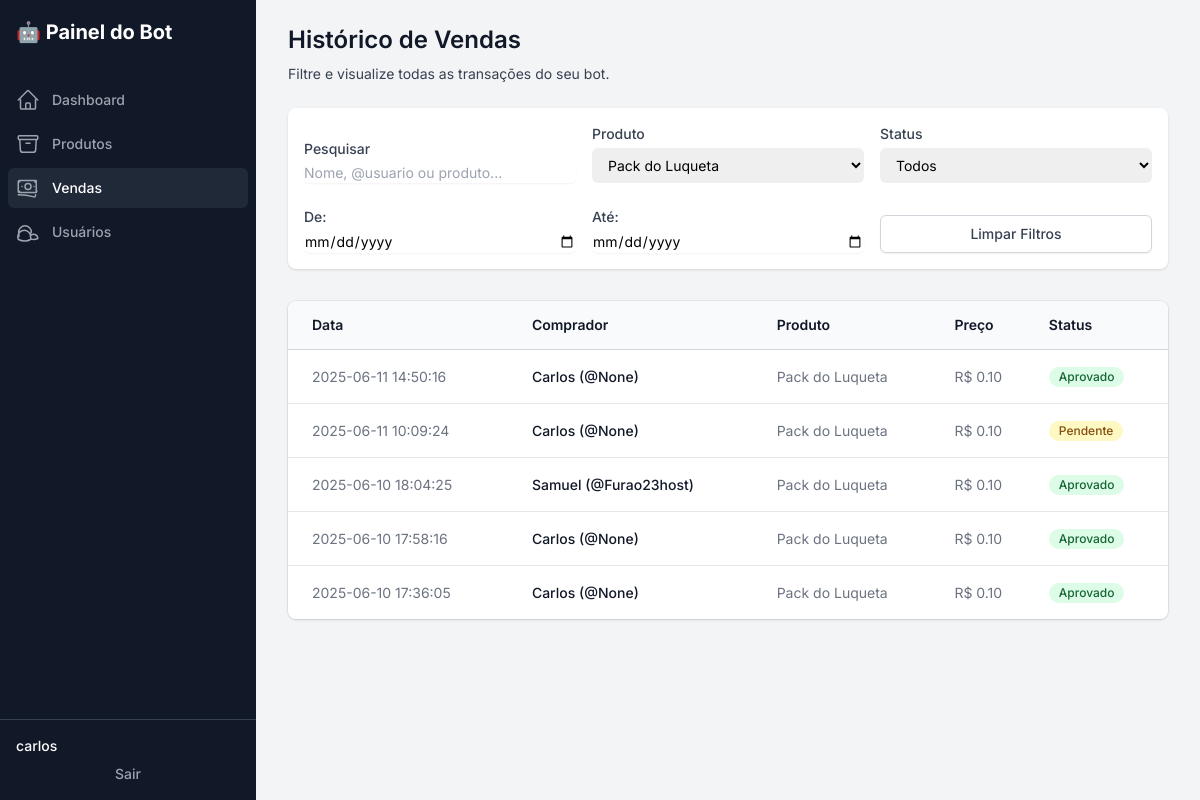
Page /vendas?produto_id=2 (signed in) on the committed database.
### tables this page shows
CREATE TABLE users (
    id INTEGER PRIMARY KEY,
    username TEXT,
    first_name TEXT,
    last_name TEXT,
    data_registro TEXT
);

CREATE TABLE vendas (
    id INTEGER PRIMARY KEY AUTOINCREMENT,
    user_id INTEGER,
    produto_id INTEGER,
    payment_id TEXT,
    status TEXT,
    data_venda TEXT,
    FOREIGN KEY (user_id) REFERENCES users (id),
    FOREIGN KEY (produto_id) REFERENCES produtos (id)
);

CREATE TABLE produtos (
    id INTEGER PRIMARY KEY AUTOINCREMENT,
    nome TEXT NOT NULL,
    preco REAL NOT NULL,
    link TEXT NOT NULL
);

### app.py (the view)
@app.route('/vendas')
def vendas():
    if not session.get('logged_in'): return redirect(url_for('login'))
    conn = get_db_connection()
    produtos_disponiveis = conn.execute('SELECT id, nome FROM produtos ORDER BY nome').fetchall()
    query_base = '''
        SELECT T.*
        FROM (
            SELECT v.id, u.username, u.first_name, p.nome, p.preco, v.data_venda, p.id as produto_id,
                   CASE
                       WHEN v.status = 'aprovado' THEN 'aprovado'
                       WHEN v.status = 'pendente' AND DATETIME('now', 'localtime', '-24 hours') > DATETIME(v.data_venda) THEN 'cancelado'
                       ELSE 'pendente'
                   END AS status
            FROM vendas v
            JOIN users u ON v.user_id = u.id
            JOIN produtos p ON v.produto_id = p.id
        ) AS T
    '''
    conditions = []
    params = []
    data_inicio_str, data_fim_str, pesquisa_str, produto_id_str, status_str = (
        request.args.get('data_inicio'), request.args.get('data_fim'),
        request.args.get('pesquisa'), request.args.get('produto_id'), request.args.get('status')
    )
    if data_inicio_str:
        conditions.append("DATE(T.data_venda) >= ?"); params.append(data_inicio_str)
    if data_fim_str:
        conditions.append("DATE(T.data_venda) <= ?"); params.append(data_fim_str)
    if pesquisa_str:
        conditions.append("(T.username LIKE ? OR T.nome LIKE ? OR T.first_name LIKE ?)")
        params.extend([f'%{pesquisa_str}%'] * 3)
    if produto_id_str:
        conditions.append("T.produto_id = ?"); params.append(produto_id_str)
    if status_str:
        conditions.append("T.status = ?"); params.append(status_str)
    if conditions:
        query_base += " WHERE " + " AND ".join(conditions)
    query_base += " ORDER BY T.id DESC"
    lista_vendas = conn.execute(query_base, tuple(params)).fetchall()
    conn.close()
    return render_template('vendas.html', vendas=lista_vendas, produtos_disponiveis=produtos_disponiveis)

### app.py (called while the page is built)
def get_db_connection():
    conn = sqlite3.connect(DB_NAME)
    conn.row_factory = sqlite3.Row
    return conn

### templates/vendas.html (shortened to what this page needs)
{% extends "layout.html" %}
{% block content %}
<div class="sm:flex sm:items-center sm:justify-between">
    <div class="sm:flex-auto">
        <h1 class="text-2xl font-semibold text-gray-900">Histórico de Vendas</h1>
        <p class="mt-2 text-sm text-gray-700">Filtre e visualize todas as transações do seu bot.</p>
    </div>
</div>
<div class="mt-6 p-4 bg-white rounded-lg shadow">
    <form id="filterForm" method="GET" action="{{ url_for('vendas') }}">
        <div class="grid grid-cols-1 md:grid-cols-12 gap-x-4 gap-y-6 items-end">
            <div class="md:col-span-4">
                <label for="pesquisa" class="block text-sm font-medium text-gray-700">Pesquisar</label>
                <input type="text" name="pesquisa" id="pesquisa" value="{{ request.args.get('pesquisa', '') }}" class="filter-input mt-1 block w-full rounded-md border-gray-300 shadow-sm focus:border-indigo-500 focus:ring-indigo-500 sm:text-sm" placeholder="Nome, @usuario ou produto...">
            </div>
            <div class="md:col-span-4">
                <label for="produto_id" class="block text-sm font-medium text-gray-700">Produto</label>
                <select id="produto_id" name="produto_id" class="filter-input mt-1 block w-full rounded-md border-gray-300 py-2 pl-3 pr-10 text-base focus:border-indigo-500 focus:outline-none focus:ring-indigo-500 sm:text-sm">
                    {% for produto in produtos_disponiveis %}
                        <option value="{{ produto.id }}" {% if request.args.get('produto_id')|int == produto.id %}selected{% endif %}>{{ produto.nome }}</option>
                    {% endfor %}
                </select>
            </div>
            <div class="md:col-span-4">
                <label for="status" class="block text-sm font-medium text-gray-700">Status</label>
                <select id="status" name="status" class="filter-input mt-1 block w-full rounded-md border-gray-300 py-2 pl-3 pr-10 text-base focus:border-indigo-500 focus:outline-none focus:ring-indigo-500 sm:text-sm">
                    <option value="">Todos</option>
                </select>
            </div>
            <div class="md:col-span-4">
                <label for="data_inicio" class="block text-sm font-medium text-gray-700">De:</label>
                <input type="date" name="data_inicio" id="data_inicio" value="{{ request.args.get('data_inicio', '') }}" class="filter-input mt-1 block w-full rounded-md border-gray-300 shadow-sm focus:border-indigo-500 focus:ring-indigo-500 sm:text-sm">
            </div>
            <div class="md:col-span-4">
                <label for="data_fim" class="block text-sm font-medium text-gray-700">Até:</label>
                <input type="date" name="data_fim" id="data_fim" value="{{ request.args.get('data_fim', '') }}" class="filter-input mt-1 block w-full rounded-md border-gray-300 shadow-sm focus:border-indigo-500 focus:ring-indigo-500 sm:text-sm">
            </div>
            <div class="md:col-span-4 flex items-end">
                <a href="{{ url_for('vendas') }}" class="flex w-full justify-center rounded-md border border-gray-300 bg-white py-2 px-4 text-sm font-medium text-gray-700 shadow-sm hover:bg-gray-50">Limpar Filtros</a>
            </div>
        </div>
    </form>
</div>
<div class="mt-8 flow-root">
    <div class="-mx-4 -my-2 overflow-x-auto sm:-mx-6 lg:-mx-8">
      <div class="inline-block min-w-full py-2 align-middle sm:px-6 lg:px-8">
        <div class="overflow-hidden shadow ring-1 ring-black ring-opacity-5 sm:rounded-lg">
          <table class="min-w-full divide-y divide-gray-300">
            <thead class="bg-gray-50">
              <tr>
                <th scope="col" class="py-3.5 pl-4 pr-3 text-left text-sm font-semibold text-gray-900 sm:pl-6">Data</th>
                <th scope="col" class="px-3 py-3.5 text-left text-sm font-semibold text-gray-900">Comprador</th>
                <th scope="col" class="px-3 py-3.5 text-left text-sm font-semibold text-gray-900">Produto</th>
                <th scope="col" class="px-3 py-3.5 text-left text-sm font-semibold text-gray-900">Preço</th>
                <th scope="col" class="px-3 py-3.5 text-left text-sm font-semibold text-gray-900">Status</th>
              </tr>
            </thead>
            <tbody id="vendas-table-body" class="divide-y divide-gray-200 bg-white">
              {% for venda in vendas %}
              <tr>
                <td class="whitespace-nowrap py-4 pl-4 pr-3 text-sm text-gray-500 sm:pl-6">{{ venda.data_venda }}</td>
                <td class="whitespace-nowrap px-3 py-4 text-sm font-medium text-gray-900">{{ venda.first_name }} (@{{ venda.username }})</td>
                <td class="whitespace-nowrap px-3 py-4 text-sm text-gray-500">{{ venda.nome }}</td>
                <td class="whitespace-nowrap px-3 py-4 text-sm text-gray-500">R$ {{ "%.2f"|format(venda.preco) }}</td>
                <td class="whitespace-nowrap px-3 py-4 text-sm text-gray-500">
                    {% if venda.status == 'aprovado' %}
                        <span class="inline-flex items-center rounded-full bg-green-100 px-2.5 py-0.5 text-xs font-medium text-green-800">Aprovado</span>
                    {% elif venda.status == 'cancelado' %}
                        <span class="inline-flex items-center rounded-full bg-gray-100 px-2.5 py-0.5 text-xs font-medium text-gray-800">Cancelado</span>
                    {% else %}
                        <span class="inline-flex items-center rounded-full bg-yellow-100 px-2.5 py-0.5 text-xs font-medium text-yellow-800">Pendente</span>
                    {% endif %}
                </td>
              </tr>
              {% else %}
              <tr>
                <td colspan="5" class="py-4 text-center text-sm text-gray-500">Nenhuma venda encontrada para os filtros selecionados.</td>
              </tr>
              {% endfor %}
            </tbody>
          </table>
        </div>
      </div>
    </div>
</div>
{% endblock %}

### templates/layout.html (shortened to what this page needs)
<!DOCTYPE html>
<html lang="pt-br" class="h-full bg-gray-100">
<head>
    <script src="https://cdn.tailwindcss.com"></script>
</head>
<body class="h-full">
<div class="min-h-full">
  <div class="fixed inset-y-0 flex w-64 flex-col bg-gray-900">
    <div class="flex min-h-0 flex-1 flex-col">
      <div class="flex h-16 flex-shrink-0 items-center bg-gray-900 px-4">
        <h1 class="text-xl font-bold text-white">🤖 Painel do Bot</h1>
      </div>
      <div class="flex flex-1 flex-col overflow-y-auto">
        <nav class="flex-1 space-y-1 px-2 py-4">
          <a href="{{ url_for('index') }}" class="{{ 'bg-gray-800 text-white' if request.path == url_for('index') else 'text-gray-400 hover:bg-gray-800 hover:text-white' }} group flex items-center rounded-md px-2 py-2 text-sm font-medium">
            Dashboard
          </a>
          <a href="{{ url_for('produtos') }}" class="{{ 'bg-gray-800 text-white' if request.path == url_for('produtos') else 'text-gray-400 hover:bg-gray-800 hover:text-white' }} group flex items-center rounded-md px-2 py-2 text-sm font-medium">
            Produtos
          </a>
          <a href="{{ url_for('vendas') }}" class="{{ 'bg-gray-800 text-white' if request.path == url_for('vendas') else 'text-gray-400 hover:bg-gray-800 hover:text-white' }} group flex items-center rounded-md px-2 py-2 text-sm font-medium">
            Vendas
          </a>
          <a href="{{ url_for('usuarios') }}" class="{{ 'bg-gray-800 text-white' if request.path == url_for('usuarios') else 'text-gray-400 hover:bg-gray-800 hover:text-white' }} group flex items-center rounded-md px-2 py-2 text-sm font-medium">
            Usuários
          </a>
        </nav>
      </div>
       <div class="flex flex-shrink-0 border-t border-gray-700 p-4">
        <div class="flex-shrink-0 w-full">
            <div class="flex items-center">
                <div>
                    <p class="text-sm font-medium text-white">{{ session.username }}</p>
                </div>
            </div>
            <a href="{{ url_for('logout') }}" class="mt-2 block w-full text-center text-sm font-medium text-gray-400 hover:text-white">Sair</a>
        </div>
      </div>
    </div>
  </div>
  <div class="flex flex-1 flex-col md:pl-64">
    <main class="flex-1">
      <div class="py-6">
        <div class="mx-auto max-w-7xl px-4 sm:px-6 md:px-8">
            {% block content %}{% endblock %}
        </div>
      </div>
    </main>
  </div>
</div>
</body>
</html>

### templates/layout.html (style rules this page uses)
body { font-family: 'Inter', sans-serif; }

### rows in the picture
users: username "carlos"
vendas: data_venda "2025-06-11 14:50:16", first_name "Carlos", username "None", nome "Pack do Luqueta", shows "Aprovado"
produtos: preco "0.10"
vendas: data_venda "2025-06-11 10:09:24", first_name "Carlos", username "None", nome "Pack do Luqueta", shows "Pendente"
vendas: data_venda "2025-06-10 18:04:25", first_name "Samuel", username "Furao23host", nome "Pack do Luqueta", shows "Aprovado"
vendas: data_venda "2025-06-10 17:58:16", first_name "Carlos", username "None", nome "Pack do Luqueta", shows "Aprovado"
vendas: data_venda "2025-06-10 17:36:05", first_name "Carlos", username "None", nome "Pack do Luqueta", shows "Aprovado"

### other values in the picture
form field produto_id "Pack do Luqueta"
